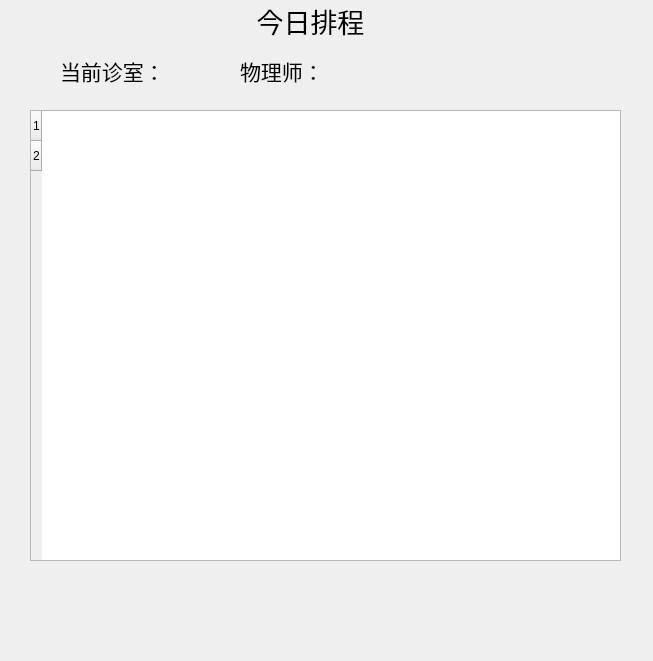
<?xml version="1.0" encoding="UTF-8"?>
<ui version="4.0">
 <class>TodaySchedule</class>
 <widget class="QWidget" name="TodaySchedule">
  <property name="windowModality">
   <enum>Qt::WindowModality::NonModal</enum>
  </property>
  <property name="geometry">
   <rect>
    <x>0</x>
    <y>0</y>
    <width>653</width>
    <height>661</height>
   </rect>
  </property>
  <property name="windowTitle">
   <string>Form</string>
  </property>
  <property name="styleSheet">
   <string notr="true"/>
  </property>
  <widget class="QTableWidget" name="tableWidget_t">
   <property name="geometry">
    <rect>
     <x>30</x>
     <y>110</y>
     <width>591</width>
     <height>451</height>
    </rect>
   </property>
   <row/>
   <row/>
  </widget>
  <widget class="QLabel" name="label">
   <property name="geometry">
    <rect>
     <x>220</x>
     <y>0</y>
     <width>181</width>
     <height>41</height>
    </rect>
   </property>
   <property name="font">
    <font>
     <pointsize>20</pointsize>
    </font>
   </property>
   <property name="styleSheet">
    <string notr="true"/>
   </property>
   <property name="text">
    <string>今日排程</string>
   </property>
   <property name="alignment">
    <set>Qt::AlignmentFlag::AlignCenter</set>
   </property>
  </widget>
  <widget class="QLabel" name="label_2">
   <property name="geometry">
    <rect>
     <x>60</x>
     <y>50</y>
     <width>101</width>
     <height>41</height>
    </rect>
   </property>
   <property name="font">
    <font>
     <pointsize>16</pointsize>
    </font>
   </property>
   <property name="styleSheet">
    <string notr="true"/>
   </property>
   <property name="text">
    <string>当前诊室：</string>
   </property>
  </widget>
  <widget class="QLabel" name="label_3">
   <property name="geometry">
    <rect>
     <x>240</x>
     <y>50</y>
     <width>81</width>
     <height>41</height>
    </rect>
   </property>
   <property name="font">
    <font>
     <pointsize>16</pointsize>
    </font>
   </property>
   <property name="styleSheet">
    <string notr="true"/>
   </property>
   <property name="text">
    <string>物理师：</string>
   </property>
  </widget>
  <widget class="QLabel" name="label_p">
   <property name="geometry">
    <rect>
     <x>330</x>
     <y>50</y>
     <width>171</width>
     <height>41</height>
    </rect>
   </property>
   <property name="font">
    <font>
     <pointsize>16</pointsize>
    </font>
   </property>
   <property name="styleSheet">
    <string notr="true"/>
   </property>
   <property name="text">
    <string/>
   </property>
  </widget>
  <widget class="QLabel" name="label_room">
   <property name="geometry">
    <rect>
     <x>160</x>
     <y>50</y>
     <width>71</width>
     <height>41</height>
    </rect>
   </property>
   <property name="font">
    <font>
     <pointsize>16</pointsize>
    </font>
   </property>
   <property name="styleSheet">
    <string notr="true"/>
   </property>
   <property name="text">
    <string/>
   </property>
  </widget>
 </widget>
 <resources/>
 <connections/>
</ui>
